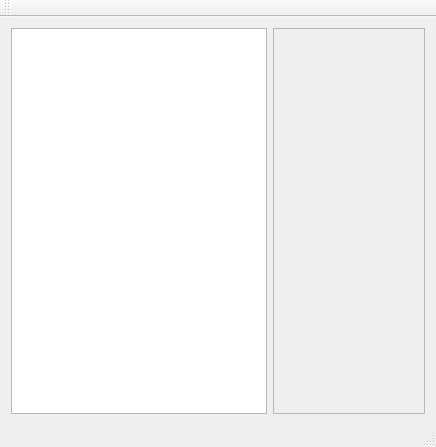
<?xml version="1.0" encoding="UTF-8"?>
<ui version="4.0">
 <class>MainWindow</class>
 <widget class="QMainWindow" name="MainWindow">
  <property name="geometry">
   <rect>
    <x>0</x>
    <y>0</y>
    <width>436</width>
    <height>447</height>
   </rect>
  </property>
  <property name="windowTitle">
   <string>MainWindow</string>
  </property>
  <widget class="QWidget" name="centralWidget">
   <layout class="QVBoxLayout" name="verticalLayout">
    <item>
     <layout class="QHBoxLayout" name="horizontalLayout">
      <property name="sizeConstraint">
       <enum>QLayout::SetDefaultConstraint</enum>
      </property>
      <item>
       <widget class="QListView" name="listView">
        <property name="sizePolicy">
         <sizepolicy hsizetype="Fixed" vsizetype="Expanding">
          <horstretch>0</horstretch>
          <verstretch>0</verstretch>
         </sizepolicy>
        </property>
        <property name="minimumSize">
         <size>
          <width>10</width>
          <height>0</height>
         </size>
        </property>
        <property name="resizeMode">
         <enum>QListView::Fixed</enum>
        </property>
       </widget>
      </item>
      <item>
       <widget class="QFrame" name="frame">
        <property name="sizePolicy">
         <sizepolicy hsizetype="Preferred" vsizetype="Preferred">
          <horstretch>0</horstretch>
          <verstretch>0</verstretch>
         </sizepolicy>
        </property>
        <property name="minimumSize">
         <size>
          <width>100</width>
          <height>100</height>
         </size>
        </property>
        <property name="frameShape">
         <enum>QFrame::StyledPanel</enum>
        </property>
        <property name="frameShadow">
         <enum>QFrame::Raised</enum>
        </property>
        <zorder>listView</zorder>
       </widget>
      </item>
     </layout>
    </item>
   </layout>
  </widget>
  <widget class="QMenuBar" name="menuBar">
   <property name="geometry">
    <rect>
     <x>0</x>
     <y>0</y>
     <width>436</width>
     <height>21</height>
    </rect>
   </property>
  </widget>
  <widget class="QToolBar" name="mainToolBar">
   <attribute name="toolBarArea">
    <enum>TopToolBarArea</enum>
   </attribute>
   <attribute name="toolBarBreak">
    <bool>false</bool>
   </attribute>
  </widget>
  <widget class="QStatusBar" name="statusBar"/>
 </widget>
 <layoutdefault spacing="6" margin="11"/>
 <resources/>
 <connections/>
</ui>
